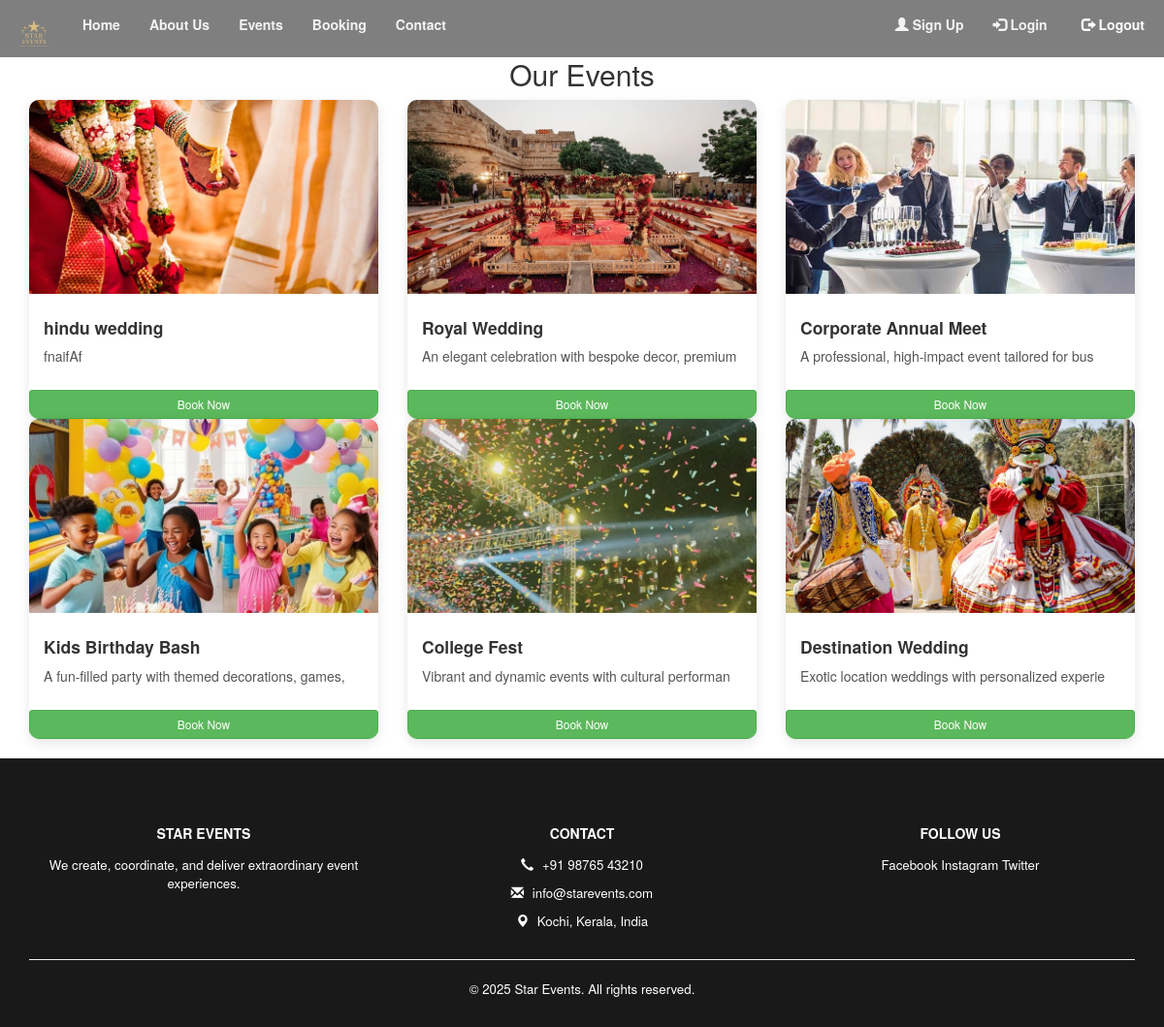
Screenshot of /events/ with the database file from the repository.
### eventapp/models.py (models this page shows, shortened)
class Event(models.Model):
    img=models.ImageField(upload_to='pic/')
    name= models.CharField(max_length=50)
    desc=models.CharField(max_length=50)

### eventapp/views.py (the view)
# urls.py: path('events/',views.events,name='events'),
def events(request):
    dict_eve={
        'eve':Event.objects.all()
    }
    return render(request,"events.html",dict_eve) #we use dictionary (eve) to retrieve data from db

### templates/events.html (shortened to what this page needs)
{% extends 'base.html' %}
{% load static %}
{% block content %}
<div class="container my-5">
    <h2 class="text-center mb-5">Our Events</h2>
    <div class="row">
        {% for event in eve %}
        <div class="col-md-4 mb-4 d-flex align-items-stretch">
            <div class="card event-card">
                <img src="{{ event.img.url }}" class="card-img-top" alt="{{ event.name }}">
                <div class="card-body">
                    <h4 class="card-title">{{ event.name }}</h4>
                    <p class="card-text">{{ event.desc }}</p>
                </div>
                    <a href="{% url 'booking' %}?event={{ event.id }}" class="btn btn-success btn-sm mt-3">Book Now</a>
            </div>
        </div>
        {% endfor %}
    </div>
</div>
{% endblock %}

### templates/base.html (shortened to what this page needs)
<!DOCTYPE html>
<html lang="en">
<head>
    {% load static %}
<link rel="stylesheet" href="{% static 'css/style.css' %}">
    <link rel="stylesheet" href="https://maxcdn.bootstrapcdn.com/bootstrap/3.4.1/css/bootstrap.min.css">
</head>
<body>
<nav class="navbar navbar-fixed-top transparent-navbar">
  <div class="container-fluid">
    <div class="navbar-header">
      <a class="navbar-brand" href="{% url 'index' %}">
    <img src="{% static 'images/logo_event.png' %}" alt="Star Events" height="40">
</a>
</div>
    <ul class="nav navbar-nav">
      <li class="active"><a href="{% url 'index' %}">Home</a></li>
      <li><a href="{% url 'about' %}">About Us</a></li>
      <li><a href="{% url 'events' %}">Events</a></li>
      <li><a href="{% url 'booking' %}">Booking</a></li>
      <li><a href="{% url 'contact' %}">Contact</a></li>
    </ul>
    <ul class="nav navbar-nav navbar-right">
      <li><a href="{% url 'signup' %}"><span class="glyphicon glyphicon-user"></span> Sign Up</a></li>
      <li><a href="{% url 'login' %}"><span class="glyphicon glyphicon-log-in"></span> Login</a></li>
<li>
  <form action="{% url 'logout' %}" method="post" style="display:inline;">
    <button type="submit" class="logout-btn">
      <span class="glyphicon glyphicon-log-out"></span> Logout
    </button>
  </form>
</li>
    </ul>
  </div>
</nav>
        {% block content %}
        {% endblock %}
<br>
<footer class="footer text-white">
  <div class="container py-4">
    <div class="row text-center text-md-left">
      <div class="col-md-4 mb-3">
        <h5 class="text-uppercase">Star Events</h5>
        <p>We create, coordinate, and deliver extraordinary event experiences.</p>
      </div>
      <div class="col-md-4 mb-3">
        <h5 class="text-uppercase">Contact</h5>
        <p><i class="glyphicon glyphicon-earphone"></i> +91 98765 43210</p>
        <p><i class="glyphicon glyphicon-envelope"></i> info@starevents.com</p>
        <p><i class="glyphicon glyphicon-map-marker"></i> Kochi, Kerala, India</p>
      </div>
      <div class="col-md-4 mb-3">
        <h5 class="text-uppercase">Follow Us</h5>
        <a href="#" class="text-white d-block mb-1">Facebook</a>
        <a href="#" class="text-white d-block mb-1">Instagram</a>
        <a href="#" class="text-white d-block">Twitter</a>
      </div>
    </div>
    <hr class="bg-light">
    <p class="text-center mb-0">&copy; 2025 Star Events. All rights reserved.</p>
  </div>
</footer>
</body>
</html>

### eventapp/static/css/style.css (style rules this page uses)
html, body { margin: 0; padding: 0; height: 100%; overflow: auto; font-family: Arial, sans-serif; }
.transparent-navbar { background: rgba(0, 0, 0, 0.5); border: none; box-shadow: none; backdrop-filter: blur(6px); }
.navbar-fixed-top { position: fixed; top: 0; width: 100%; z-index: 1030; }
.transparent-navbar .navbar-nav > li > a, .transparent-navbar .navbar-brand { color: rgb(245, 242, 242) !important; font-weight: bold; }
.container { margin-top: 40px; }
.card.event-card { box-shadow: 0 4px 12px rgba(0,0,0,0.1); border: none; border-radius: 10px; overflow: hidden; transition: transform 0.3s ease; display: flex; flex-direction: column; }
.card.event-card img { width: 100%; height: 200px; object-fit: cover; }
.card.event-card .card-body { flex-grow: 1; padding: 15px; }
.card-title { margin-bottom: 10px; font-size: 1.25em; font-weight: bold; }
.card-text { font-size: 1em; color: #555; }
.card { border-radius: 10px; background-color: #ffffff; }
.footer { background: rgba(0, 0, 0, 0.9); color: #ffffff; width: 100%; font-size: 0.95em; padding: 20px 0; text-align: center; bottom: 0; }
.footer h5 { font-weight: bold; margin-bottom: 15px; }
.footer a { color: #ffffff; text-decoration: none; transition: color 0.3s; }
.footer .glyphicon { margin-right: 5px; }
ul { padding-left: 20px; }
ul li { margin-bottom: 8px; }
.logout-btn { background: none; border: none; color: white; font-weight: bold; padding: 15px 20px; font-size: 14px; text-decoration: none; }

### rows the page displays
Event: img (picture), name "hindu wedding", desc "fnaifAf"
Event: img (picture), name "Royal Wedding", desc "An elegant celebration with bespoke decor, premium"
Event: img (picture), name "Corporate Annual Meet", desc "A professional, high-impact event tailored for bus"
Event: img (picture), name "Kids Birthday Bash", desc "A fun-filled party with themed decorations, games,"
Event: img (picture), name "College Fest", desc "Vibrant and dynamic events with cultural performan"
Event: img (picture), name "Destination Wedding", desc "Exotic location weddings with personalized experie"
